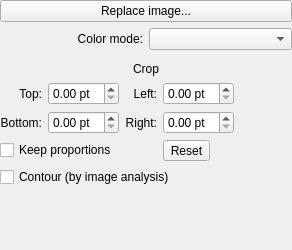
<?xml version="1.0" encoding="UTF-8"?>
<ui version="4.0">
 <class>PictureTool</class>
 <widget class="QWidget" name="PictureTool">
  <property name="geometry">
   <rect>
    <x>0</x>
    <y>0</y>
    <width>292</width>
    <height>250</height>
   </rect>
  </property>
  <property name="windowTitle">
   <string/>
  </property>
  <layout class="QGridLayout" name="gridLayout_2">
   <property name="margin">
    <number>0</number>
   </property>
   <item row="0" column="0">
    <widget class="QPushButton" name="bnImageFile">
     <property name="text">
      <string>Replace image...</string>
     </property>
    </widget>
   </item>
   <item row="2" column="0">
    <widget class="QFrame" name="separator"/>
   </item>
   <item row="4" column="0">
    <layout class="QGridLayout" name="gridLayout">
     <item row="2" column="0" colspan="3">
      <widget class="QCheckBox" name="cbAspect">
       <property name="text">
        <string>Keep proportions</string>
       </property>
      </widget>
     </item>
     <item row="0" column="1">
      <widget class="QDoubleSpinBox" name="topDoubleSpinBox">
       <property name="alignment">
        <set>Qt::AlignLeading|Qt::AlignLeft|Qt::AlignVCenter</set>
       </property>
       <property name="prefix">
        <string/>
       </property>
       <property name="suffix">
        <string notr="true"> pt</string>
       </property>
       <property name="decimals">
        <number>2</number>
       </property>
       <property name="singleStep">
        <double>5.000000000000000</double>
       </property>
      </widget>
     </item>
     <item row="0" column="2">
      <widget class="QLabel" name="leftLabel">
       <property name="text">
        <string>Left:</string>
       </property>
       <property name="alignment">
        <set>Qt::AlignRight|Qt::AlignTrailing|Qt::AlignVCenter</set>
       </property>
      </widget>
     </item>
     <item row="1" column="2">
      <widget class="QLabel" name="rightLabel">
       <property name="text">
        <string>Right:</string>
       </property>
       <property name="alignment">
        <set>Qt::AlignRight|Qt::AlignTrailing|Qt::AlignVCenter</set>
       </property>
      </widget>
     </item>
     <item row="1" column="4">
      <spacer name="horizontalSpacer_2">
       <property name="orientation">
        <enum>Qt::Horizontal</enum>
       </property>
       <property name="sizeHint" stdset="0">
        <size>
         <width>0</width>
         <height>20</height>
        </size>
       </property>
      </spacer>
     </item>
     <item row="1" column="0">
      <widget class="QLabel" name="bottomLabel">
       <property name="text">
        <string>Bottom:</string>
       </property>
       <property name="alignment">
        <set>Qt::AlignRight|Qt::AlignTrailing|Qt::AlignVCenter</set>
       </property>
      </widget>
     </item>
     <item row="0" column="3">
      <widget class="QDoubleSpinBox" name="leftDoubleSpinBox">
       <property name="suffix">
        <string notr="true"> pt</string>
       </property>
       <property name="singleStep">
        <double>5.000000000000000</double>
       </property>
      </widget>
     </item>
     <item row="0" column="0">
      <widget class="QLabel" name="topLabel">
       <property name="text">
        <string>Top:</string>
       </property>
       <property name="alignment">
        <set>Qt::AlignRight|Qt::AlignTrailing|Qt::AlignVCenter</set>
       </property>
      </widget>
     </item>
     <item row="1" column="1">
      <widget class="QDoubleSpinBox" name="bottomDoubleSpinBox">
       <property name="suffix">
        <string notr="true"> pt</string>
       </property>
       <property name="singleStep">
        <double>5.000000000000000</double>
       </property>
      </widget>
     </item>
     <item row="2" column="3">
      <widget class="QToolButton" name="bnFill">
       <property name="text">
        <string>Reset</string>
       </property>
      </widget>
     </item>
     <item row="1" column="3">
      <widget class="QDoubleSpinBox" name="rightDoubleSpinBox">
       <property name="suffix">
        <string notr="true"> pt</string>
       </property>
       <property name="singleStep">
        <double>5.000000000000000</double>
       </property>
      </widget>
     </item>
     <item row="3" column="0" colspan="4">
      <widget class="QCheckBox" name="cbContour">
       <property name="text">
        <string>Contour (by image analysis)</string>
       </property>
      </widget>
     </item>
    </layout>
   </item>
   <item row="5" column="0">
    <widget class="CropWidget" name="cropWidget" native="true">
     <property name="sizePolicy">
      <sizepolicy hsizetype="Expanding" vsizetype="Expanding">
       <horstretch>0</horstretch>
       <verstretch>0</verstretch>
      </sizepolicy>
     </property>
    </widget>
   </item>
   <item row="1" column="0">
    <layout class="QHBoxLayout" name="horizontalLayout">
     <property name="sizeConstraint">
      <enum>QLayout::SetDefaultConstraint</enum>
     </property>
     <item>
      <widget class="QLabel" name="label">
       <property name="sizePolicy">
        <sizepolicy hsizetype="Preferred" vsizetype="Fixed">
         <horstretch>0</horstretch>
         <verstretch>0</verstretch>
        </sizepolicy>
       </property>
       <property name="text">
        <string>Color mode:</string>
       </property>
       <property name="alignment">
        <set>Qt::AlignRight|Qt::AlignTrailing|Qt::AlignVCenter</set>
       </property>
      </widget>
     </item>
     <item>
      <widget class="QComboBox" name="cmbColorMode"/>
     </item>
    </layout>
   </item>
   <item row="3" column="0">
    <widget class="QLabel" name="label_2">
     <property name="text">
      <string>Crop</string>
     </property>
     <property name="alignment">
      <set>Qt::AlignCenter</set>
     </property>
    </widget>
   </item>
  </layout>
 </widget>
 <customwidgets>
  <customwidget>
   <class>CropWidget</class>
   <extends>QWidget</extends>
   <header>CropWidget.h</header>
   <container>1</container>
  </customwidget>
 </customwidgets>
 <resources/>
 <connections/>
</ui>
